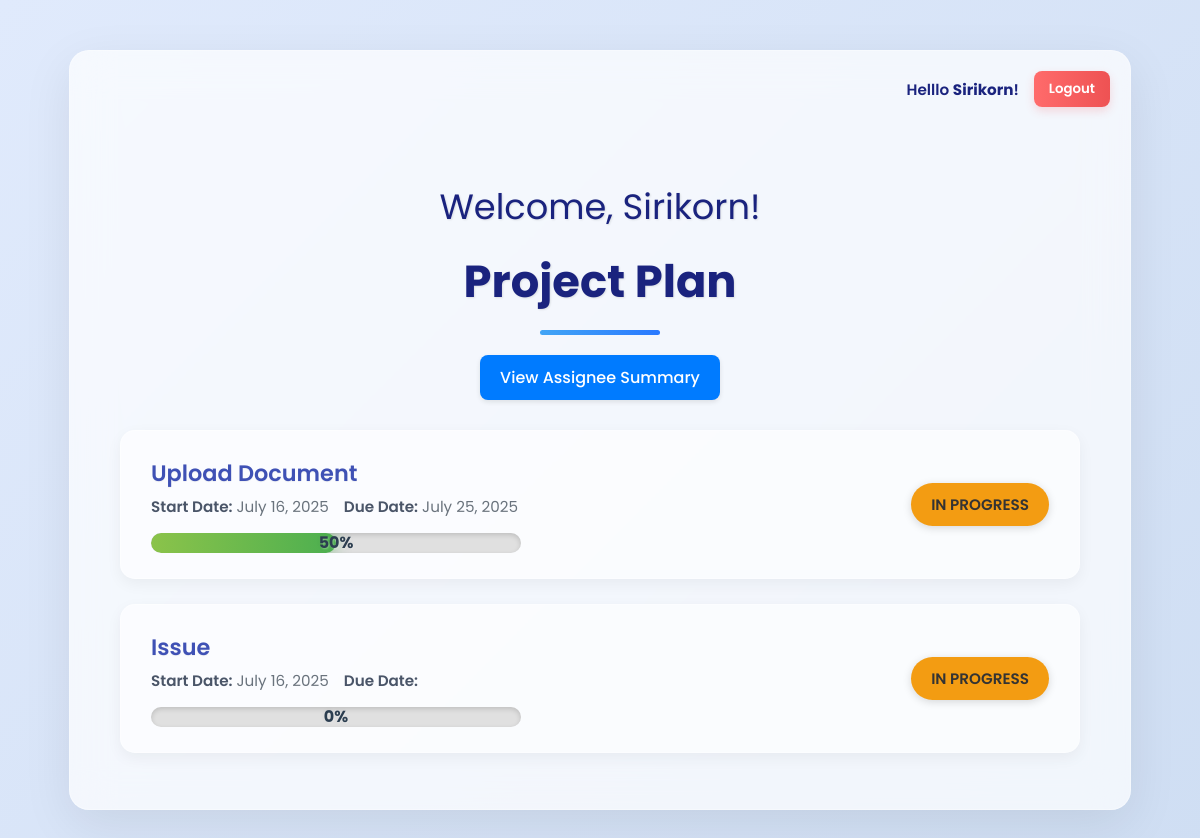
Screenshot of /projects/ (signed in) with the database file from the repository.
### MyTasks/models.py (models this page shows, shortened)
class Project(models.Model):
    STATUS_CHOICES = [
        ('to_do', 'To Do'),
        ('in_progress', 'In Progress'),
        ('completed', 'Completed'),
        ('on_hold', 'On Hold'),
    ]
    project_name = models.CharField(max_length=200)
    description = models.TextField()
    start_date = models.DateField()
    due_date = models.DateField(null=True, blank=True)
    status = models.CharField(max_length=20, choices=STATUS_CHOICES, default='to_do')

### MyTasks/views.py (the view)
# urls.py: path('projects/', ProjectListView.as_view(), name='project-list'),
class ProjectListView(LoginRequiredMixin, ListView):
    model = Project
    template_name = 'MyTasks/project_list.html'
    context_object_name = 'projects'
    def get_queryset(self):
        queryset = super().get_queryset()
        queryset = queryset.annotate(
            total_tasks=Count('tasks', distinct=True),
            completed_tasks=Count('tasks', filter=Q(tasks__status='completed'), distinct=True)
        )
        for project in queryset:
            if project.total_tasks > 0:
                project.completion_percentage = int((project.completed_tasks / project.total_tasks) * 100)
            else:
                project.completion_percentage = 0
            if project.due_date:
                today = date.today()
                delta = project.due_date - today
                project.days_left = delta.days
                project.is_due_soon = delta.days <= 7 # Consider due soon if 7 days or less
                if delta.days < 0:
                    project.overdue_days_abs = abs(delta.days)
            else:
                project.days_left = None
                project.is_due_soon = False
                project.overdue_days_abs = None
        return queryset
    def get_context_data(self, **kwargs):
        context = super().get_context_data(**kwargs)
        user = self.request.user
        if user.is_authenticated:
            user_assigned_pending_tasks_count = Task.objects.filter(
                assigned_to=user,
                status__in=['to_do', 'in_progress', 'on_hold']
            ).count()
            context['user_assigned_pending_tasks_count'] = user_assigned_pending_tasks_count
        else:
            context['user_assigned_pending_tasks_count'] = 0 # กำหนดเป็น 0 ถ้าผู้ใช้ไม่ได้เข้าสู่ระบบ
        return context

### MyTasks/templates/MyTasks/project_list.html (shortened to what this page needs)
<!DOCTYPE html>
<html lang="en">
<head>
</head>
<body>
    <div class="dashboard-container">
        <div class="user-actions">
            {% if user.is_authenticated %}
                <span class="username-display">Helllo <strong>{{ user.username }}</strong>!</span>
                <form action="{% url 'logout' %}" method="post" style="display:inline;">
                    <button type="submit" class="logout-button">Logout</button>
                </form>
            {% else %}
                <a href="{% url 'login' %}" class="login-button">Login</a>
            {% endif %}
        </div>
        <div class="dashboard-header">
            <h2 class="welcome-message"></h2>
            <h1>Project Plan</h1>
            <span class="header-underline"></span>
        </div>
        <div class="button-container">
            <a href="{% url 'assignee-summary' %}" class="summary-button">View Assignee Summary</a>
        </div>
        <ul>
            {% for project in projects %}
                <li class="project-card">
                    <div class="project-info">
                        <a href="{% url 'project-detail' project.pk %}">{{ project.project_name }}</a>
                        <div class="project-dates">
                            <span class="date-item"><strong>Start Date:</strong> {{ project.start_date|date:"F j, Y" }}</span>
                            <span class="date-item"><strong>Due Date:</strong> {{ project.due_date|date:"F j, Y" }}</span>
                        </div>
                        <div class="project-completion">
                            <div class="progress-bar-container">
                                <div class="progress-bar-fill" style="width: {{ project.completion_percentage }}%;"></div>
                                <span class="progress-bar-text">{{ project.completion_percentage }}%</span>
                            </div>
                        </div>
                    </div>
                    <span class="project-status status-{{ project.status|lower|slugify }}">
                        {{ project.get_status_display }}
                    </span>
                </li>
            {% empty %}
                <li class="empty-state">No projects found.</li>
            {% endfor %}
        </ul>
    </div>
</body>
</html>

### MyTasks/templates/MyTasks/project_list.html (style rules this page uses)
body { font-family: 'Poppins', sans-serif; background: linear-gradient(135deg, #e0eafc 0%, #cfdef3 100%); margin: 0; padding: 50px 20px; color: #333; display: flex; justify-content: center; align-items: center; min-height: 100vh; box-sizing: border-box; }
.dashboard-container { width: 100%; max-width: 960px; background: rgba(255, 255, 255, 0.7); backdrop-filter: blur(20px); -webkit-backdrop-filter: blur(20px); border: 1px solid rgba(255, 255, 255, 0.3); border-radius: 20px; box-shadow: 0 15px 50px rgba(0, 0, 0, 0.08); padding: 40px 50px; transition: transform 0.4s ease, box-shadow 0.4s ease; margin: auto; }
.dashboard-header { text-align: center; margin-bottom: 40px; position: relative; padding-top: 60px; }
h1 { font-size: 2.8rem; font-weight: 700; color: #1a237e; margin: 0; text-shadow: 1px 1px 2px rgba(0, 0, 0, 0.1); }
.header-underline { display: block; width: 120px; height: 5px; background: linear-gradient(90deg, #42a5f5, #2979ff); margin: 15px auto 0; border-radius: 3px; }
.user-actions { position: absolute; top: 20px; right: 20px; display: flex; align-items: center; gap: 15px; font-size: 0.95rem; font-weight: 500; }
.user-actions .username-display { color: #1a237e; font-weight: 600; }
.user-actions form { margin: 0; padding: 0; display: inline-block; }
.user-actions button.logout-button { background: linear-gradient(90deg, #ff6b6b, #ee5253); color: white; padding: 8px 15px; border: none; border-radius: 8px; cursor: pointer; text-decoration: none; transition: background 0.3s ease, transform 0.2s ease; box-shadow: 0 4px 10px rgba(238, 82, 83, 0.2); font-weight: 600; font-family: 'Poppins', sans-serif; }
.welcome-message { font-size: 2.2rem; font-weight: 400; color: #1a237e; margin-bottom: 15px; text-align: center; white-space: nowrap; display: inline-block; border-right: 3px solid #1a237e; animation: blink-caret .75s step-end infinite; vertical-align: middle; text-shadow: 1px 1px 2px rgba(0, 0, 0, 0.1); }
.button-container { text-align: center; margin-top: -20px; margin-bottom: 30px; }
.summary-button { display: inline-block; background: #007bff; color: white; padding: 10px 20px; border: none; border-radius: 8px; cursor: pointer; font-size: 1rem; font-weight: 500; text-decoration: none; transition: background-color 0.2s ease, box-shadow 0.2s ease; box-shadow: 0 2px 5px rgba(0, 0, 0, 0.1); }
ul { list-style: none; padding: 0; display: grid; gap: 25px; }
li.project-card { background: rgba(255, 255, 255, 0.6); border: 1px solid rgba(255, 255, 255, 0.4); border-radius: 15px; padding: 25px 30px; display: flex; justify-content: space-between; align-items: center; box-shadow: 0 5px 15px rgba(0, 0, 0, 0.05); transition: all 0.3s ease; flex-wrap: wrap; }
.project-info { display: flex; flex-direction: column; flex-grow: 1; margin-right: 20px; }
.project-info a { text-decoration: none; font-size: 1.4rem; font-weight: 600; color: #3f51b5; transition: color 0.2s ease; text-shadow: 0 1px 1px rgba(0,0,0,0.05); margin-bottom: 5px; }
.project-dates { display: flex; gap: 15px; font-size: 0.95rem; color: #6a737d; flex-wrap: wrap; margin-bottom: 10px; }
.project-dates strong { font-weight: 600; color: #4a5568; margin-right: 4px; }
.date-item { display: flex; align-items: center; }
.project-completion { width: 50%; margin-top: 5px; }
.progress-bar-container { width: 100%; height: 20px; background-color: #e0e0e0; border-radius: 15px; overflow: hidden; position: relative; box-shadow: inset 0 2px 5px rgba(0,0,0,0.15); border: 1: px solid rgba(255,255,255,0.4); }
.progress-bar-fill { height: 100%; background: linear-gradient(to right, #8BC34A, #4CAF50); border-radius: 15px; text-align: center; color: white; transition: width 0.8s cubic-bezier(0.25, 0.46, 0.45, 0.94); position: absolute; top: 0; left: 0; box-shadow: 0 0 15px rgba(76, 175, 80, 0.6); }
.progress-bar-text { position: absolute; width: 100%; text-align: center; line-height: 20px; color: #2c3e50; font-weight: 700; z-index: 1; text-shadow: 1px 1px 2px rgba(255,255,255,0.3), 0 0 5px rgba(0,0,0,0.05); }
.project-status { display: inline-block; padding: 10px 20px; border-radius: 25px; font-size: 0.95rem; font-weight: 600; color: #ffffff; text-transform: uppercase; box-shadow: 0 2px 8px rgba(0, 0, 0, 0.15); animation: fadeIn 0.5s ease-in-out; flex-shrink: 0; }
.status-in_progress { background: #f39c12; color: #333; }

### rows the page displays
Project: project_name "Upload Document", start_date "July 16, 2025", due_date "July 25, 2025", completion_percentage "50", status "IN PROGRESS"
Project: project_name "Issue", start_date "July 16, 2025", completion_percentage "0", status "IN PROGRESS"

### other values shown
{{ user.username }} "Sirikorn"
